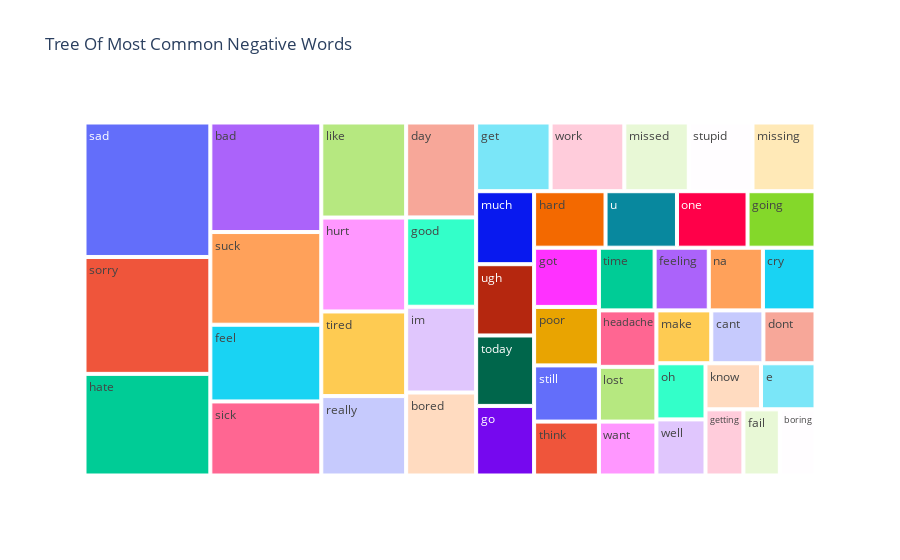

Notebook cell for this chart:
### Code cell
fig = px.treemap(temp_negative, path=['Common_words'], values='count',title='Tree Of Most Common Negative Words')
fig.show()

### Figure 1 — Plotly figure (JSON) as saved in the notebook; plotly's stock layout.template omitted (floating-point values rounded to 4 significant figures)
{"data": [{"branchvalues": "total", "domain": {"x": [0, 1], "y": [0, 1]}, "hovertemplate": "labels=%{label}<br>count=%{value}<br>parent=%{parent}<br>id=%{id}<extra></extra>", "ids": ["bad", "bored", "boring", "cant", "cry", "day", "dont", "e", "fail", "feel", "feeling", "get", "getting", "go", "going", "good", "got", "hard", "hate", "headache", "hurt", "im", "know", "like", "lost", "make", "missed", "missing", "much", "na", "oh", "one", "poor", "really", "sad", "sick", "sorry", "still", "stupid", "suck", "think", "time", "tired", "today", "u", "ugh", "want", "well", "work"], "labels": ["bad", "bored", "boring", "cant", "cry", "day", "dont", "e", "fail", "feel", "feeling", "get", "getting", "go", "going", "good", "got", "hard", "hate", "headache", "hurt", "im", "know", "like", "lost", "make", "missed", "missing", "much", "na", "oh", "one", "poor", "really", "sad", "sick", "sorry", "still", "stupid", "suck", "think", "time", "tired", "today", "u", "ugh", "want", "well", "work"], "name": "", "parents": ["", "", "", "", "", "", "", "", "", "", "", "", "", "", "", "", "", "", "", "", "", "", "", "", "", "", "", "", "", "", "", "", "", "", "", "", "", "", "", "", "", "", "", "", "", "", "", "", ""], "type": "treemap", "values": [247, 118, 48, 56, 67, 135, 56, 51, 49, 173, 69, 104, 51, 82, 78, 127, 78, 82, 260, 66, 162, 122, 52, 164, 64, 59, 90, 88, 86, 69, 56, 81, 77, 137, 344, 167, 299, 74, 89, 209, 71, 71, 146, 83, 82, 84, 63, 56, 103]}], "layout": {"legend": {"tracegroupgap": 0}, "title": {"text": "Tree Of Most Common Negative Words"}}}
